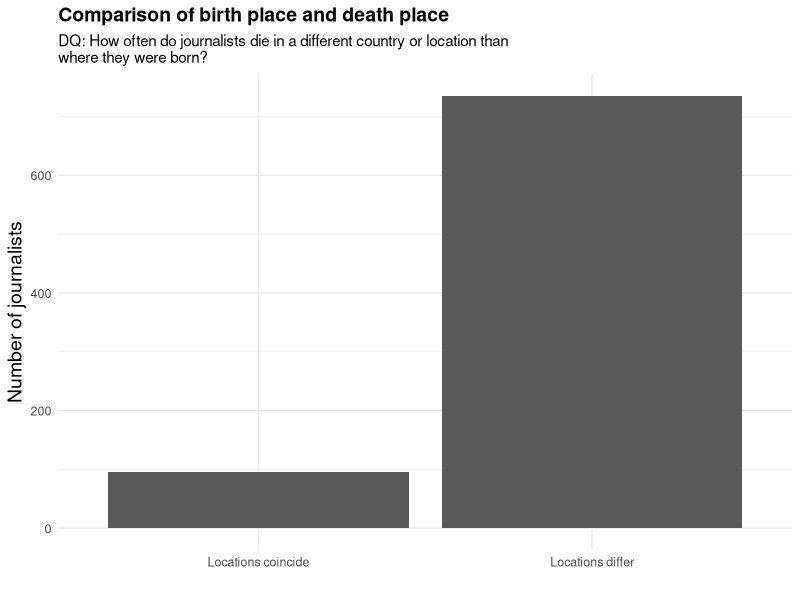
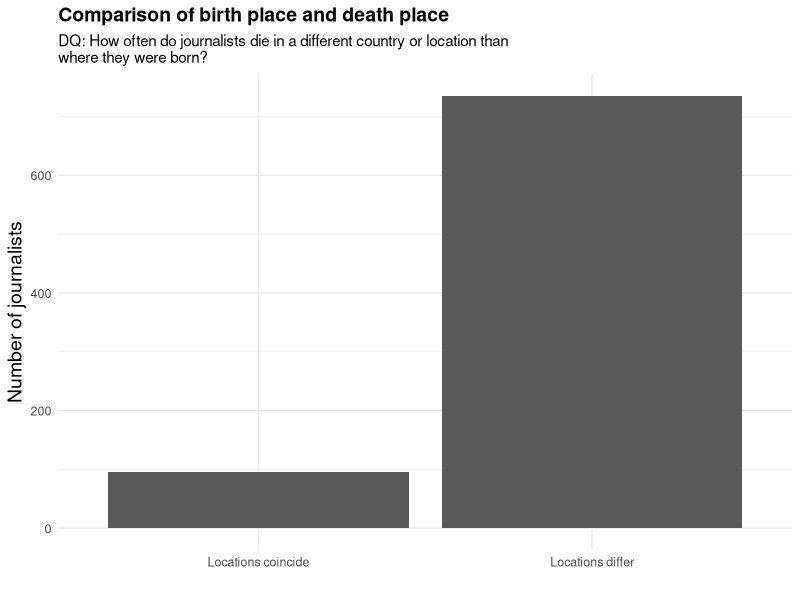

Here is the R script that generated these plots, in order:
# journalist birth place and death place
library(tidyverse)


bd_place_data <- read_csv('journalists.csv') |>
  select("title", 'ontology/birthPlace', 'ontology/birthPlace_label', 'ontology/deathPlace', 'ontology/deathPlace_label', 'ontology/country', 'ontology/country_label')|>
  rename('birthPlace' = 'ontology/birthPlace_label', 'deathPlace' = 'ontology/deathPlace_label' )|>
  mutate(
    bd_coincide = as.integer(birthPlace == deathPlace),
  bd_differ = as.integer(birthPlace != deathPlace)) 

bd_place <- bd_place_data |>
  pivot_longer(
    cols = c(bd_coincide, bd_differ),
    names_to = "birth_death",
    values_to = "coincide_or_differ"
  ) |>
  group_by(birth_death) |>
  summarise(total = sum(coincide_or_differ, na.rm=TRUE))

ggplot(bd_place) +
  aes(x = birth_death, y = total) +
  geom_col(position = 'dodge') +
  labs (
    title = 'Comparison of birth place and death place',
    subtitle = 'DQ: How often do journalists die in a different country or location than \nwhere they were born?',
    y = 'Number of journalists', # whose birth and death locations differ/coincide
    x = ''
  ) +
  scale_x_discrete(labels = c('Locations coincide', 'Locations differ')) +
  theme_minimal() +
  theme(plot.title = element_text(face = 'bold', size = 14), axis.text.x = element_text(size = 9), axis.text.y = element_text(size = 9), axis.title = element_text(size = 14))

ggsave('Comparison_of_birth_place_and_death_place_BAR_PLOT.png')


# bd_place <- bd_place |>
#   rowwise() |>
#   mutate(
#     bd_coincide = as.integer(
#       any(
#         strsplit(`ontology/birthPlace`, " \\| ")[[1]] %in%
#         strsplit(`ontology/deathPlace`, " \\| ")[[1]]
#       )
#     )
#   ) |>
#   ungroup()

